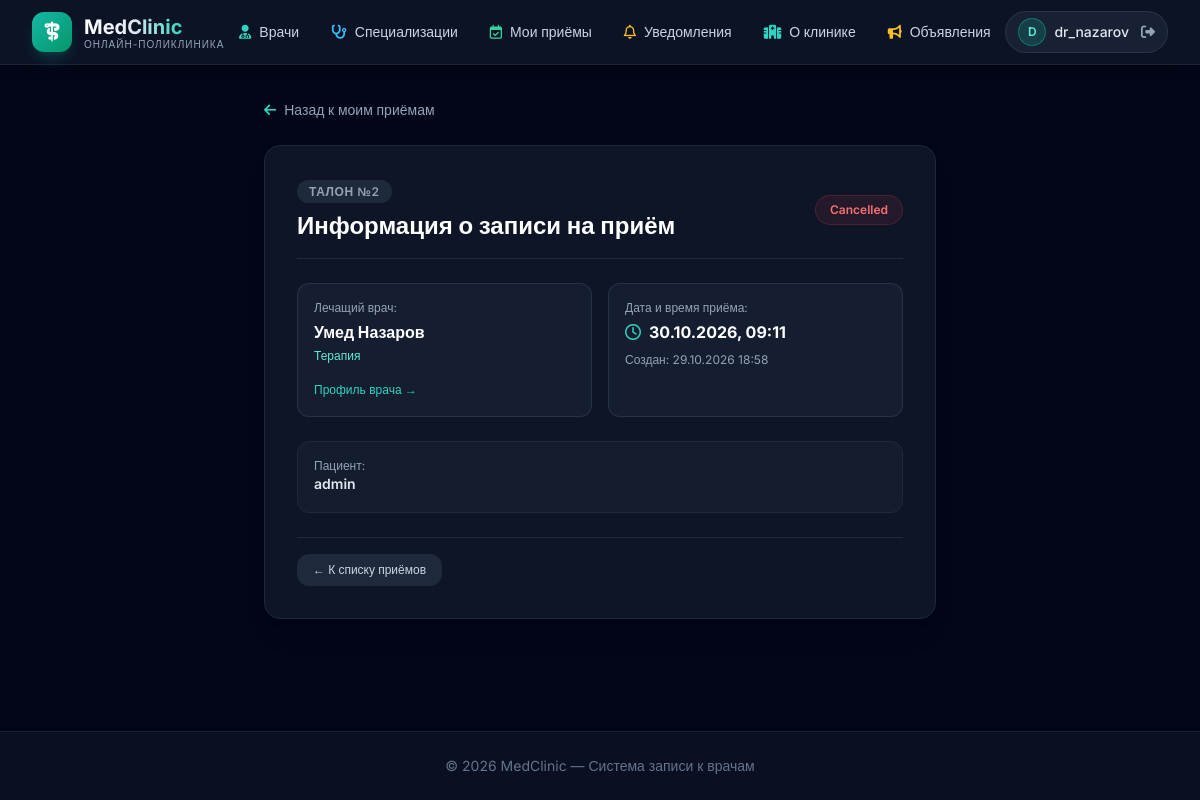
Page /appointments/2/ (signed in) on the committed database.
### appointments/models.py (models this page shows, shortened)
class Appointment(models.Model):
    STATUS_CHOICES = [
        ('pending', 'Pending'),
        ('confirmed', 'Confirmed'),
        ('completed', 'Completed'),
        ('cancelled', 'Cancelled'),
    ]
    patient = models.ForeignKey(User, on_delete=models.CASCADE)
    doctor = models.ForeignKey(Doctor, on_delete=models.CASCADE)
    appointment_date = models.DateTimeField()
    status = models.CharField(max_length=20, choices=STATUS_CHOICES, default='pending')
    created_at = models.DateTimeField(auto_now_add=True)

### doctors/models.py (models this page shows, shortened)
class Doctor(models.Model):
    user=models.OneToOneField(User,related_name='doctor_profile', on_delete=models.CASCADE)
    specialization = models.ForeignKey(Specialization,on_delete=models.SET_NULL,null=True,related_name='doctors')
    services=models.ManyToManyField(Service,blank=True,related_name='doctors')
    bio=models.TextField()
    experience_years = models.PositiveIntegerField(default=0)
    photo = models.ImageField(upload_to='doctors/photos/', blank=True, null=True)
    phone = models.CharField(max_length=20, blank=True)
    is_active = models.BooleanField(default=True)
    created_at = models.DateTimeField(auto_now_add=True)

class Specialization(models.Model):
    name = models.CharField(max_length=50)
    description = models.TextField(blank=True)

### appointments/views.py (the view)
# urls.py: path('<int:pk>/', AppointmentDetailView.as_view(), name='appointment_detail'),
class AppointmentDetailView(LoginRequiredMixin, DetailView):
    model = Appointment
    template_name = 'media2/appointment_detail.html'
    context_object_name = 'appointment'

### templates/media2/appointment_detail.html (shortened to what this page needs)
{% extends 'base.html' %}
{% block content %}
<div class="max-w-2xl mx-auto space-y-6">
    <div>
        <a href="{% url 'appointments:my_appointments' %}" class="inline-flex items-center text-sm font-medium text-slate-400 hover:text-white transition">
            <i class="fa-solid fa-arrow-left mr-2 text-teal-400"></i> Назад к моим приёмам
        </a>
    </div>
    <div class="bg-slate-900/90 border border-slate-800 rounded-2xl p-6 sm:p-8 shadow-xl space-y-6">
        <div class="flex items-center justify-between pb-4 border-b border-slate-800">
            <div>
                <span class="text-xs uppercase tracking-wider text-slate-400 bg-slate-800 px-3 py-1 rounded-full font-semibold">
                    Талон №{{ appointment.pk }}
                </span>
                <h1 class="text-xl sm:text-2xl font-bold text-white mt-2">Информация о записи на приём</h1>
            </div>
            <span class="px-3.5 py-1.5 rounded-full text-xs font-semibold
                {% if appointment.status == 'cancelled' %}
                    bg-red-500/10 text-red-400 border border-red-500/20
                {% elif appointment.status == 'confirmed' or appointment.status == 'completed' %}
                    bg-emerald-500/10 text-emerald-400 border border-emerald-500/20
                {% else %}
                    bg-amber-500/10 text-amber-400 border border-amber-500/20
                {% endif %}">
                {{ appointment.get_status_display }}
            </span>
        </div>
        <div class="grid grid-cols-1 sm:grid-cols-2 gap-4">
            <div class="bg-slate-800/50 border border-slate-700/60 p-4 rounded-xl space-y-1">
                <div class="text-xs text-slate-400">Лечащий врач:</div>
                <div class="font-bold text-white text-base">
                    {{ appointment.doctor.user.get_full_name|default:appointment.doctor.user.username }}
                </div>
                <div class="text-xs text-teal-300">
                    {{ appointment.doctor.specialization.name|default:"Общая практика" }}
                </div>
                <div class="pt-2">
                    <a href="{% url 'doctor_detail' appointment.doctor.pk %}" class="text-xs text-teal-400 hover:underline">
                        Профиль врача &rarr;
                    </a>
                </div>
            </div>
            <div class="bg-slate-800/50 border border-slate-700/60 p-4 rounded-xl space-y-1">
                <div class="text-xs text-slate-400">Дата и время приёма:</div>
                <div class="font-bold text-white text-base flex items-center gap-2">
                    <i class="fa-regular fa-clock text-teal-400"></i>
                    <span>{{ appointment.appointment_date|date:"d.m.Y, H:i" }}</span>
                </div>
                <div class="text-xs text-slate-400 pt-1">
                    Создан: {{ appointment.created_at|date:"d.m.Y H:i" }}
                </div>
            </div>
        </div>
        <div class="bg-slate-800/40 border border-slate-800 p-4 rounded-xl flex items-center justify-between text-sm">
            <div>
                <span class="text-xs text-slate-400 block">Пациент:</span>
                <span class="font-semibold text-slate-200">{{ appointment.patient.get_full_name|default:appointment.patient.username }}</span>
            </div>
        </div>
        <div class="pt-4 border-t border-slate-800 flex flex-wrap items-center justify-between gap-3">
            <a href="{% url 'appointments:my_appointments' %}" class="px-4 py-2 rounded-xl text-xs font-medium text-slate-300 hover:text-white bg-slate-800 hover:bg-slate-700 transition">
                &larr; К списку приёмов
            </a>
        </div>
    </div>
</div>
{% endblock %}

### templates/base.html (shortened to what this page needs)
<!DOCTYPE html>
<html lang="ru" class="dark">
<head>
    <script src="https://cdn.tailwindcss.com"></script>
    <link rel="stylesheet" href="https://cdnjs.cloudflare.com/ajax/libs/font-awesome/6.4.0/css/all.min.css">
</head>
<body class="bg-slate-950 text-slate-100 min-h-screen flex flex-col selection:bg-teal-500 selection:text-white">
    <header class="sticky top-0 z-50 backdrop-blur-md bg-slate-900/80 border-b border-slate-800/80 shadow-lg">
        <div class="max-w-7xl mx-auto px-4 sm:px-6 lg:px-8">
            <div class="flex justify-between items-center h-16">
                <div class="flex items-center space-x-3">
                    <a href="/" class="flex items-center space-x-3 group">
                        <div class="w-10 h-10 rounded-xl bg-gradient-to-br from-teal-500 to-emerald-600 flex items-center justify-center shadow-lg shadow-teal-500/20 group-hover:scale-105 transition-transform duration-200">
                            <i class="fa-solid fa-staff-snake text-white text-xl"></i>
                        </div>
                        <div>
                            <span class="text-xl font-bold bg-gradient-to-r from-white via-slate-200 to-teal-400 bg-clip-text text-transparent">
                            </span>
                            <span class="block text-[10px] text-slate-400 uppercase tracking-widest -mt-1">Онлайн-поликлиника</span>
                        </div>
                    </a>
                </div>
                <nav class="hidden md:flex items-center space-x-1">
                    <a href="/doctors/" class="px-3.5 py-2 rounded-lg text-sm font-medium text-slate-300 hover:text-white hover:bg-slate-800/60 transition flex items-center space-x-2">
                        <i class="fa-solid fa-user-doctor text-teal-400"></i>
                        <span>Врачи</span>
                    </a>
                    <a href="/doctors/specializations/" class="px-3.5 py-2 rounded-lg text-sm font-medium text-slate-300 hover:text-white hover:bg-slate-800/60 transition flex items-center space-x-2">
                        <i class="fa-solid fa-stethoscope text-sky-400"></i>
                        <span>Специализации</span>
                    </a>
                    <a href="{% url 'appointments:my_appointments' %}" class="px-3.5 py-2 rounded-lg text-sm font-medium text-slate-300 hover:text-white hover:bg-slate-800/60 transition flex items-center space-x-2">
                        <i class="fa-regular fa-calendar-check text-emerald-400"></i>
                        <span>Мои приёмы</span>
                    </a>
                    <a href="{% url 'notifications:notification_list' %}" class="relative px-3.5 py-2 rounded-lg text-sm font-medium text-slate-300 hover:text-white hover:bg-slate-800/60 transition flex items-center space-x-2">
                        <i class="fa-regular fa-bell text-amber-400"></i>
                        <span>Уведомления</span>
                    </a>
                    <a href="/clinic/" class="px-3.5 py-2 rounded-lg text-sm font-medium text-slate-300 hover:text-white hover:bg-slate-800/60 transition flex items-center space-x-2">
                        <i class="fa-solid fa-hospital text-teal-400"></i>
                        <span>О клинике</span>
                    </a>
                    <a href="/clinic/announcements/" class="px-3.5 py-2 rounded-lg text-sm font-medium text-slate-300 hover:text-white hover:bg-slate-800/60 transition flex items-center space-x-2">
                        <i class="fa-solid fa-bullhorn text-amber-400"></i>
                        <span>Объявления</span>
                    </a>
                </nav>
                <div class="hidden md:flex items-center space-x-4">
                    {% if user.is_authenticated %}
                        <div class="flex items-center space-x-2 bg-slate-800/70 border border-slate-700/60 rounded-full py-1.5 px-3">
                            <a href="{% url 'profile' %}" class="flex items-center space-x-2 hover:opacity-80 transition">
                                <div class="w-7 h-7 rounded-full bg-teal-500/20 border border-teal-500/40 flex items-center justify-center text-teal-300 font-semibold text-xs">
                                    {{ user.username|slice:":1"|upper }}
                                </div>
                                <span class="text-sm font-medium text-slate-200">{{ user.username }}</span>
                            </a>
                            <a href="{% url 'logout' %}" class="text-slate-400 hover:text-red-400 pl-1 text-sm" title="Выйти">
                                <i class="fa-solid fa-right-from-bracket"></i>
                            </a>
                        </div>
                    {% endif %}
                </div>
            </div>
        </div>
    </header>
    <main class="flex-grow max-w-7xl w-full mx-auto px-4 sm:px-6 lg:px-8 py-8">
        {% block content %}{% endblock %}
    </main>
    <footer class="border-t border-slate-800/80 bg-slate-900/60">
        <div class="max-w-7xl mx-auto px-4 sm:px-6 lg:px-8 py-6 text-center text-sm text-slate-500">
            &copy; 2026 MedClinic — Система записи к врачам
        </div>
    </footer>
</body>
</html>

### templates/base.html (style rules this page uses)
body { font-family: 'Inter', sans-serif; }

### rows in the picture
Appointment: pk "2", status "Cancelled", doctor.user.get_full_name "Умед Назаров", doctor.specialization.name "Терапия", appointment_date "30.10.2026, 09:11", created_at "29.10.2026 18:58", patient.get_full_name "admin"

### other values in the picture
{{ user.username|slice:":1"|upper }} "D"
{{ user.username }} "dr_nazarov"
